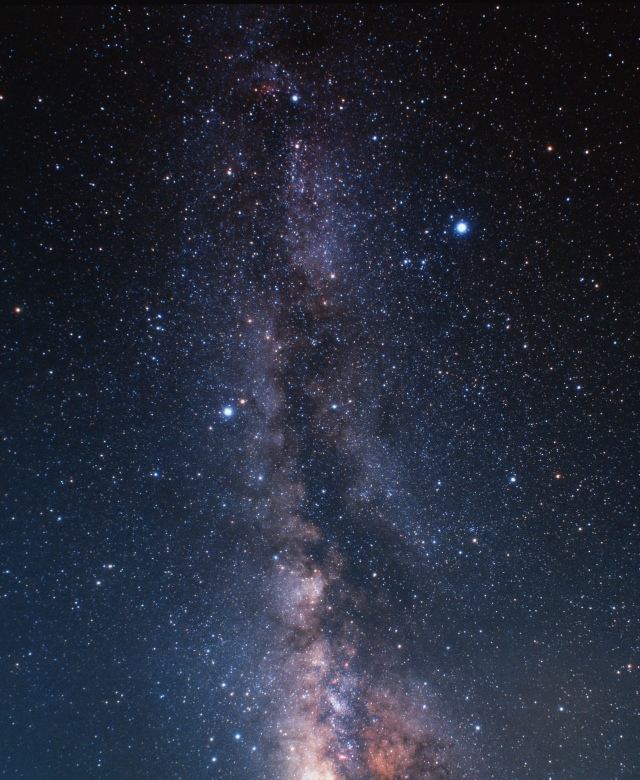
#> input picture Gauss_Method/milkyway2.jpg, 1280 x 1559 px (shown at 1/2 size)
$ python imagetest2.py
#> lines starting #> are read from the running program, lines starting #| are printed output that depends on the picture
import plotly.graph_objects as go
from skimage import io
#from plotly.offline import download_plotlyjs, init_notebook_mode,  iplot
#init_notebook_mode(connected=True)
#import chart_studio.plotly as py
#%matplotlib inline

import numpy as np

x = np.linspace(0,5, 1000)
y = np.linspace(0, 5, 1000)
X, Y = np.meshgrid(x,y)
z = (X+Y)/(2+np.cos(x)*np.sin(y))

image = io.imread('milkyway2.jpg') #https://github.com/empet/Datasets/blob/master/Images/lena.png
#> image is the input picture: shape (1559, 1280, 3); mean R, G, B 38.8, 44, 58.4
print(image.shape)
#| (1559, 1280, 3)
image = image[:,:,2]
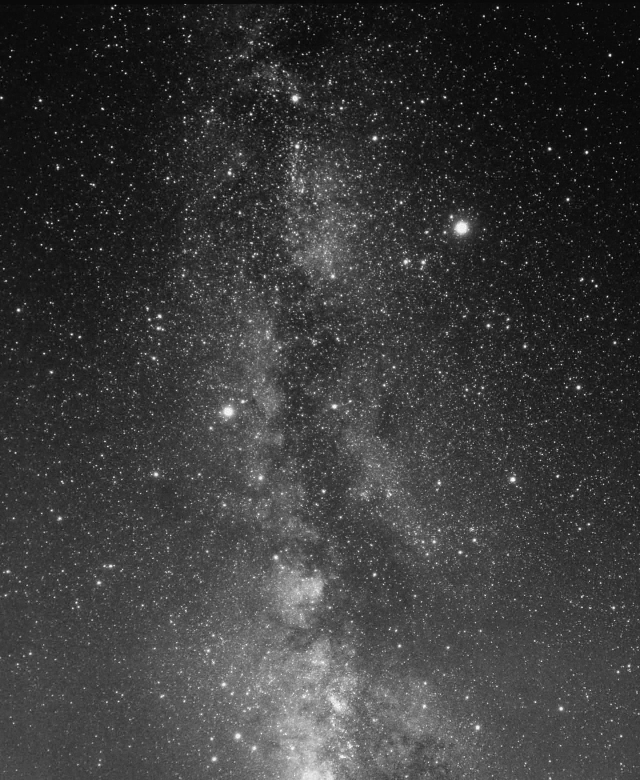
#> image: shape (1559, 1280) (shown at 1/2 size); min 0, max 255, mean 58.4

surfcolor = np.fliplr(image[:,:])
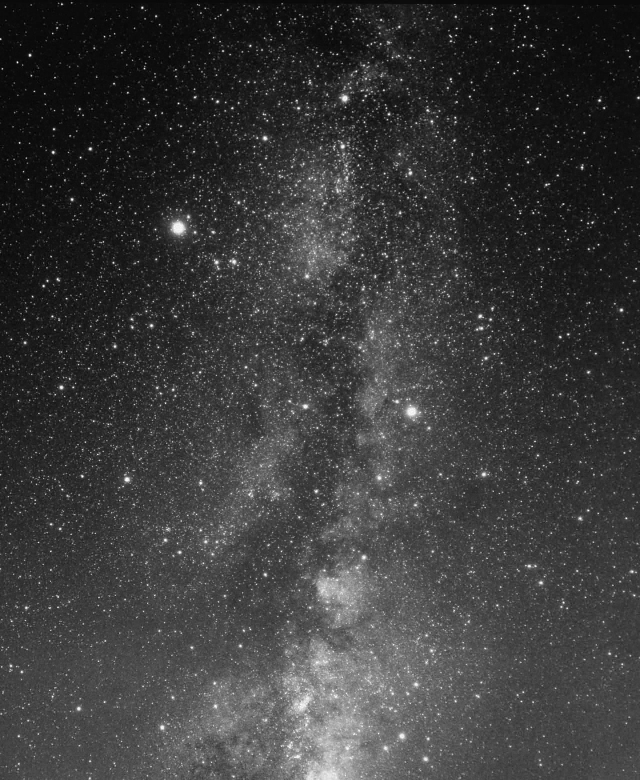
#> surfcolor: shape (1559, 1280) (shown at 1/2 size); min 0, max 255, mean 58.4
pl_grey =[[0.0, 'rgb(0, 0, 0)'],
 [0.05, 'rgb(13, 13, 13)'],
 [0.1, 'rgb(29, 29, 29)'],
 [0.15, 'rgb(45, 45, 45)'],
 [0.2, 'rgb(64, 64, 64)'],
 [0.25, 'rgb(82, 82, 82)'],
 [0.3, 'rgb(94, 94, 94)'],
 [0.35, 'rgb(108, 108, 108)'],
 [0.4, 'rgb(122, 122, 122)'],
 [0.45, 'rgb(136, 136, 136)'],
 [0.5, 'rgb(150, 150, 150)'],
 [0.55, 'rgb(165, 165, 165)'],
 [0.6, 'rgb(181, 181, 181)'],
 [0.65, 'rgb(194, 194, 194)'],
 [0.7, 'rgb(206, 206, 206)'],
 [0.75, 'rgb(217, 217, 217)'],
 [0.8, 'rgb(226, 226, 226)'],
 [0.85, 'rgb(235, 235, 235)'],
 [0.9, 'rgb(243, 243, 243)'],
 [0.95, 'rgb(249, 249, 249)'],
 [1.0, 'rgb(255, 255, 255)']]


surf = go.Surface(x=x, y=y, z=z,
				  surfacecolor=surfcolor,
				  colorscale=pl_grey,
				  showscale=False)
layout = go.Layout(
		 title='Mapping an image onto a surface',
		 font_family='Balto',
		 width=800,
		 height=800,
		 scene=dict(xaxis_visible=True,
					 yaxis_visible=True,
					 zaxis_visible=True,
					 aspectratio=dict(x=1,
									  y=1,
									  z=0.5
									 ),
					 camera_eye = {'z':0.1}
					))

fig = go.Figure(data=[surf], layout=layout)
fig.show()
#py.iplot(fig, filename='mappingLenaSurf')


'''
['aggrnyl', 'agsunset', 'algae', 'amp', 'armyrose', 'balance',
             'blackbody', 'bluered', 'blues', 'blugrn', 'bluyl', 'brbg',
             'brwnyl', 'bugn', 'bupu', 'burg', 'burgyl', 'cividis', 'curl',
             'darkmint', 'deep', 'delta', 'dense', 'earth', 'edge', 'electric',
             'emrld', 'fall', 'geyser', 'gnbu', 'gray', 'greens', 'greys',
             'haline', 'hot', 'hsv', 'ice', 'icefire', 'inferno', 'jet',
             'magenta', 'magma', 'matter', 'mint', 'mrybm', 'mygbm', 'oranges',
             'orrd', 'oryel', 'oxy', 'peach', 'phase', 'picnic', 'pinkyl',
             'piyg', 'plasma', 'plotly3', 'portland', 'prgn', 'pubu', 'pubugn',
             'puor', 'purd', 'purp', 'purples', 'purpor', 'rainbow', 'rdbu',
             'rdgy', 'rdpu', 'rdylbu', 'rdylgn', 'redor', 'reds', 'solar',
             'spectral', 'speed', 'sunset', 'sunsetdark', 'teal', 'tealgrn',
             'tealrose', 'tempo', 'temps', 'thermal', 'tropic', 'turbid',
             'turbo', 'twilight', 'viridis', 'ylgn', 'ylgnbu', 'ylorbr',
             'ylorrd']
             '''

'''
	changed_id = [p['prop_id'] for p in dash.callback_context.triggered][0]
	if 'btn_default' in changed_id:
		fig.update_scenes['camera'] = camera_options['default']
	elif 'btn_below' in changed_id:
		fig.update_scenes['camera'] = camera_options['below']
	elif 'btn_side' in changed_id:
		fig.update_scenes['camera'] = camera_options['side']
'''

'''
	if layoutdata and 'scene.camera' in layoutdata:
		fig.update_layout(scene_camera=layoutdata['scene.camera'])
		print(layoutdata['scene.camera'])
	else:
		print('stay layout')
'''

$ run again, with Gauss_Method/milkyway3.jpg copied over Gauss_Method/milkyway2.jpg
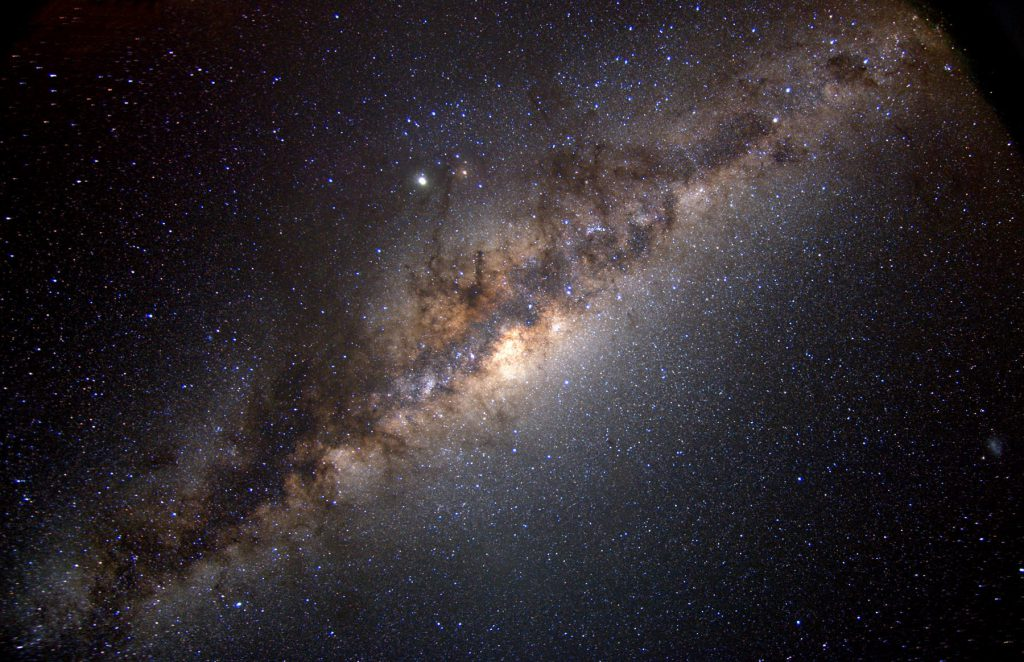
#> input picture Gauss_Method/milkyway3.jpg, 1024 x 662 px
#> image is the input picture: shape (662, 1024, 3); mean R, G, B 47.1, 41, 44.8
#| (662, 1024, 3)
#> `image = image[:,:,2]`:
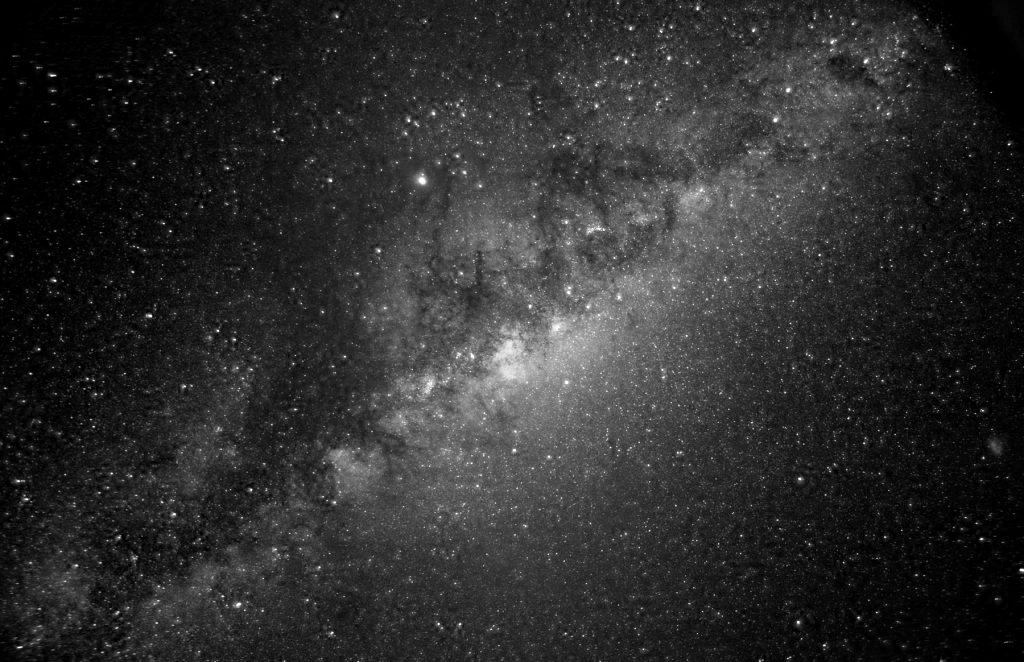
#> image: shape (662, 1024); min 0, max 255, mean 44.8
#> `surfcolor = np.fliplr(image[:,:])`:
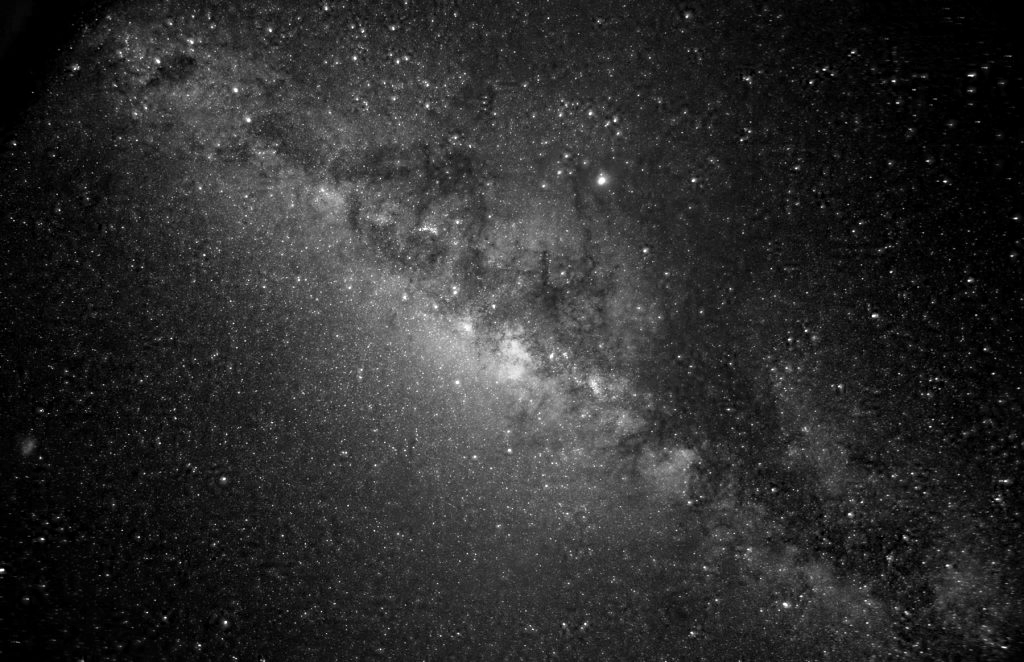
#> surfcolor: shape (662, 1024); min 0, max 255, mean 44.8
